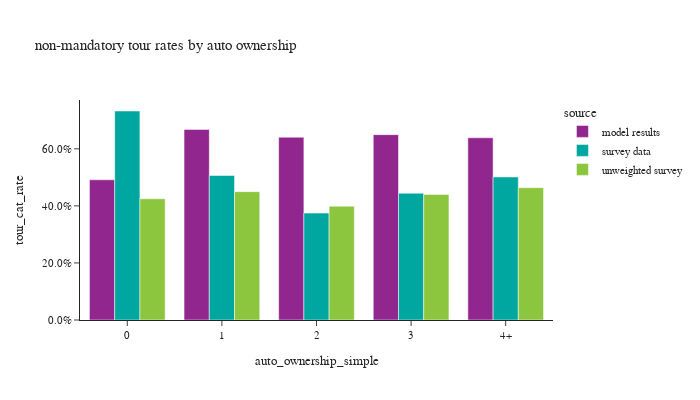

The notebook cell this image was saved under:
### Markdown cell above
- tour rates

### Code cell
df_auto_count = per_data.groupby(['source','auto_ownership_simple'])['hh_weight'].sum().reset_index()

df_plot = non_m_tour_data. \
    groupby(['source','auto_ownership_simple','tour_category'])[['trip_weight_2017_2019']].sum().reset_index(). \
    merge(df_auto_count, how='left', on=['source','auto_ownership_simple'])
df_plot['tour_cat_rate'] = df_plot['trip_weight_2017_2019']/df_plot['hh_weight']

fig = px.bar(df_plot, x="auto_ownership_simple", y="tour_cat_rate", color="source",barmode="group",
             # facet_col="ptype_label",facet_col_wrap=2,
             title="non-mandatory tour rates by auto ownership")
fig.for_each_annotation(lambda a: a.update(text=a.text.split("=")[-1]))
fig.update_layout(height=400, width=700)
fig.update_yaxes(tickformat=".1%")
fig.show()

### Figure 1 — Plotly figure (JSON) as saved in the notebook; plotly's stock layout.template omitted (floating-point values rounded to 4 significant figures)
{"data": [{"alignmentgroup": "True", "hovertemplate": "source=model results<br>auto_ownership_simple=%{x}<br>tour_cat_rate=%{y}<extra></extra>", "legendgroup": "model results", "marker": {"color": "#91268F", "pattern": {"shape": ""}}, "name": "model results", "offsetgroup": "model results", "orientation": "v", "showlegend": true, "textposition": "auto", "type": "bar", "x": ["0", "1", "2", "3", "4+"], "xaxis": "x", "y": [0.4916, 0.668, 0.6407, 0.6498, 0.6388], "yaxis": "y"}, {"alignmentgroup": "True", "hovertemplate": "source=survey data<br>auto_ownership_simple=%{x}<br>tour_cat_rate=%{y}<extra></extra>", "legendgroup": "survey data", "marker": {"color": "#00A7A0", "pattern": {"shape": ""}}, "name": "survey data", "offsetgroup": "survey data", "orientation": "v", "showlegend": true, "textposition": "auto", "type": "bar", "x": ["0", "1", "2", "3", "4+"], "xaxis": "x", "y": [0.7327, 0.5065, 0.3747, 0.4444, 0.5016], "yaxis": "y"}, {"alignmentgroup": "True", "hovertemplate": "source=unweighted survey<br>auto_ownership_simple=%{x}<br>tour_cat_rate=%{y}<extra></extra>", "legendgroup": "unweighted survey", "marker": {"color": "#8CC63E", "pattern": {"shape": ""}}, "name": "unweighted survey", "offsetgroup": "unweighted survey", "orientation": "v", "showlegend": true, "textposition": "auto", "type": "bar", "x": ["0", "1", "2", "3", "4+"], "xaxis": "x", "y": [0.425, 0.45, 0.3992, 0.4402, 0.4638], "yaxis": "y"}], "layout": {"barmode": "group", "height": 400, "legend": {"title": {"text": "source"}, "tracegroupgap": 0}, "title": {"text": "non-mandatory tour rates by auto ownership"}, "width": 700, "xaxis": {"anchor": "y", "domain": [0.0, 1.0], "title": {"text": "auto_ownership_simple"}}, "yaxis": {"anchor": "x", "domain": [0.0, 1.0], "tickformat": ".1%", "title": {"text": "tour_cat_rate"}}}}
